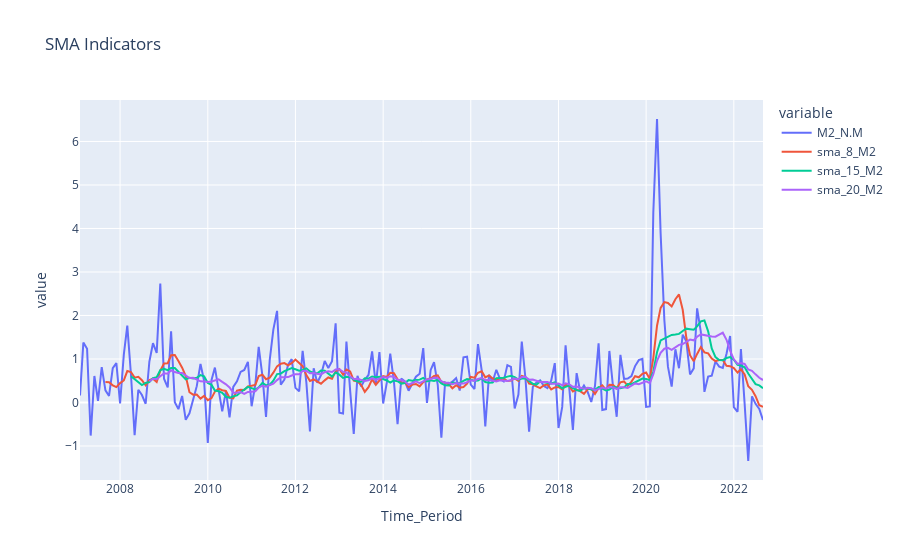

The notebook cell saved with this chart:
### Code cell
# Plotting SMA
fig_sma_m2 = px.line(df_plot, x = 'Time_Period', y=['M2_N.M', 'sma_8_M2', 'sma_15_M2', 'sma_20_M2'], title='SMA Indicators')
display(fig_sma_m2)

### Figure 1 — Plotly figure (JSON) as saved in the notebook; plotly's stock layout.template omitted (floating-point values rounded to 4 significant figures; data arrays with more than 128 entries replaced by an {"elided": "..."} marker saying what was removed)
{"data": [{"hovertemplate": "variable=M2_N.M<br>Time_Period=%{x}<br>value=%{y}<extra></extra>", "legendgroup": "M2_N.M", "line": {"color": "#636efa", "dash": "solid"}, "marker": {"symbol": "circle"}, "mode": "lines", "name": "M2_N.M", "orientation": "v", "showlegend": true, "type": "scatter", "x": {"elided": "188 str values"}, "xaxis": "x", "y": {"elided": "188 float values"}, "yaxis": "y"}, {"hovertemplate": "variable=sma_8_M2<br>Time_Period=%{x}<br>value=%{y}<extra></extra>", "legendgroup": "sma_8_M2", "line": {"color": "#EF553B", "dash": "solid"}, "marker": {"symbol": "circle"}, "mode": "lines", "name": "sma_8_M2", "orientation": "v", "showlegend": true, "type": "scatter", "x": {"elided": "188 str values"}, "xaxis": "x", "y": {"elided": "188 float values"}, "yaxis": "y"}, {"hovertemplate": "variable=sma_15_M2<br>Time_Period=%{x}<br>value=%{y}<extra></extra>", "legendgroup": "sma_15_M2", "line": {"color": "#00cc96", "dash": "solid"}, "marker": {"symbol": "circle"}, "mode": "lines", "name": "sma_15_M2", "orientation": "v", "showlegend": true, "type": "scatter", "x": {"elided": "188 str values"}, "xaxis": "x", "y": {"elided": "188 float values"}, "yaxis": "y"}, {"hovertemplate": "variable=sma_20_M2<br>Time_Period=%{x}<br>value=%{y}<extra></extra>", "legendgroup": "sma_20_M2", "line": {"color": "#ab63fa", "dash": "solid"}, "marker": {"symbol": "circle"}, "mode": "lines", "name": "sma_20_M2", "orientation": "v", "showlegend": true, "type": "scatter", "x": {"elided": "188 str values"}, "xaxis": "x", "y": {"elided": "188 float values"}, "yaxis": "y"}], "layout": {"legend": {"title": {"text": "variable"}, "tracegroupgap": 0}, "title": {"text": "SMA Indicators"}, "xaxis": {"anchor": "y", "domain": [0, 1], "title": {"text": "Time_Period"}}, "yaxis": {"anchor": "x", "domain": [0, 1], "title": {"text": "value"}}}}
